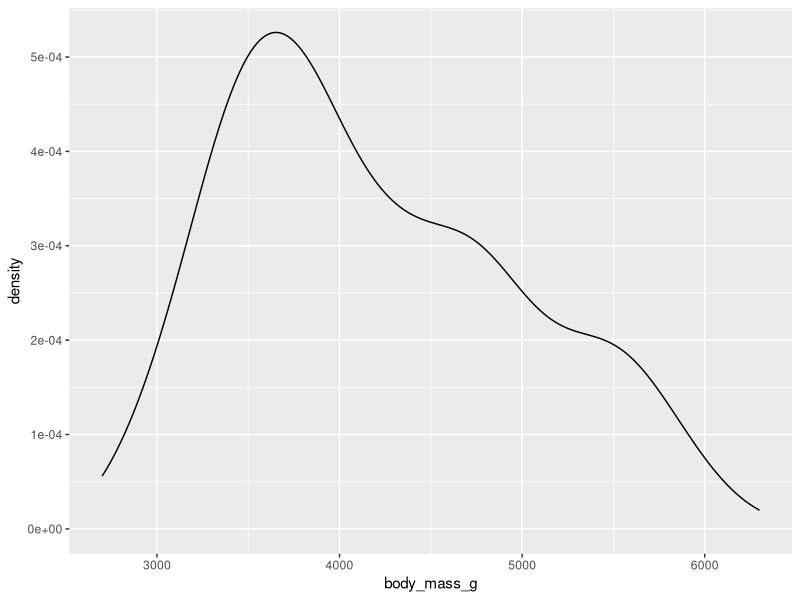
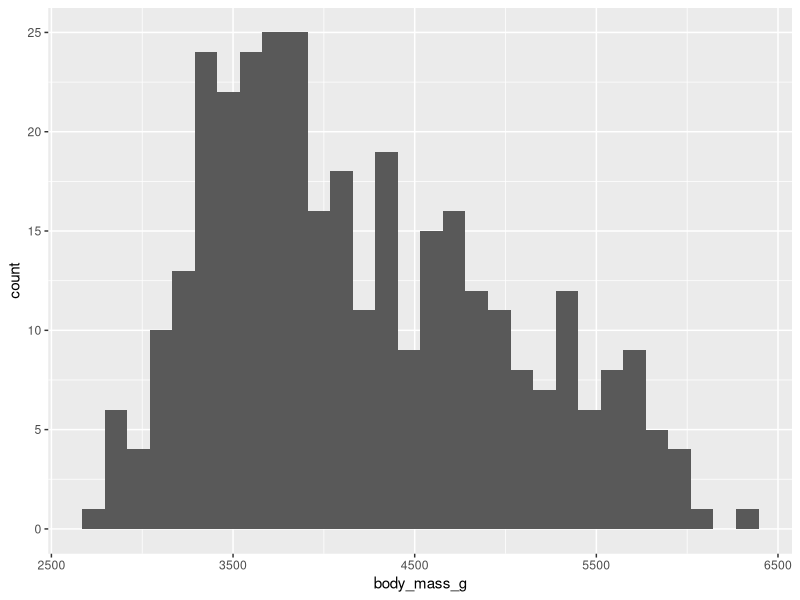
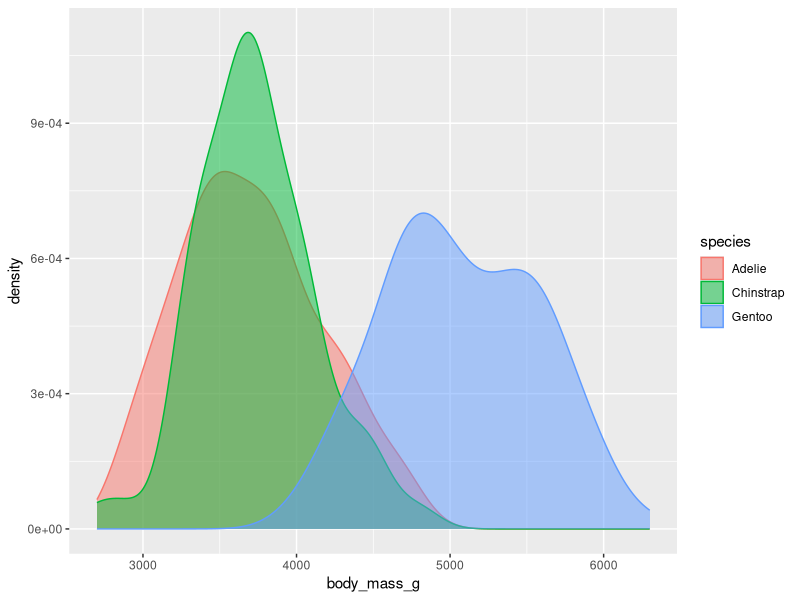
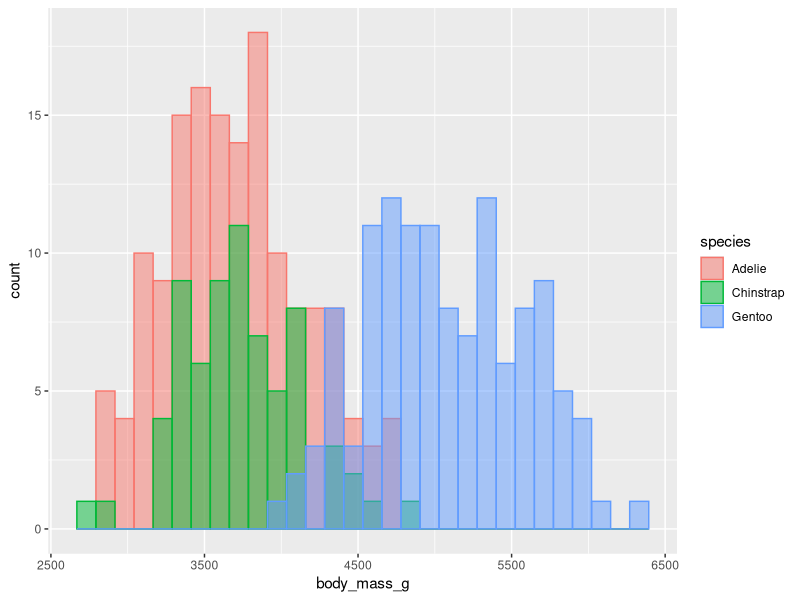
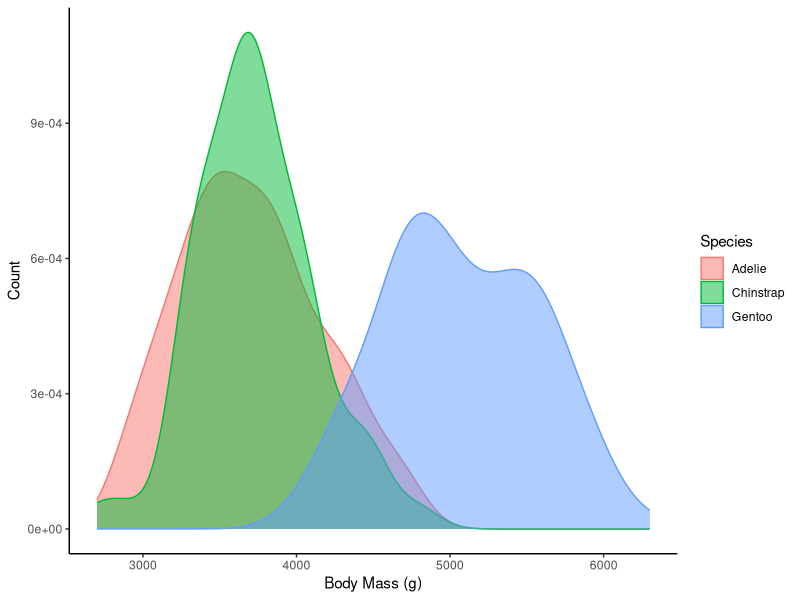
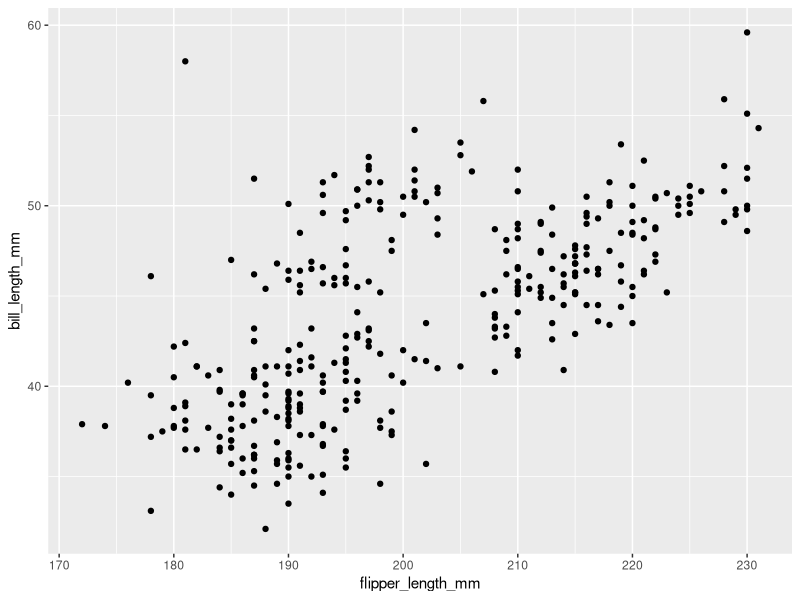
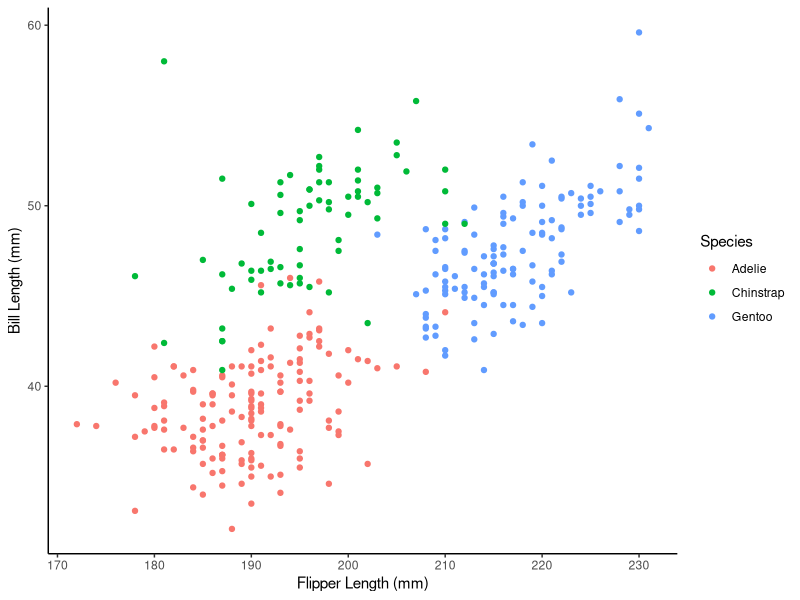

Write R code to recreate these figures, in order.
## ---- chunk 1
knitr::opts_chunk$set(echo = TRUE)
## ---- chunk 2
library(tidyverse)
library(palmerpenguins)
## ---- chunk 3
penguins <- penguins
## ---- chunk 4
head(penguins)
## ---- chunk 5
ggplot(penguins, aes(body_mass_g)) +
  geom_density()

# OR 
ggplot(penguins, aes(body_mass_g)) +
  geom_histogram()

## ---- chunk 6
ggplot(penguins, aes(body_mass_g, color = species, fill = species)) +
  geom_density(alpha = 0.5)

# OR #

ggplot(penguins, aes(body_mass_g, color = species, fill = species)) +
  geom_histogram(alpha = 0.5, position = "identity")

## ---- chunk 7
ggplot(penguins, aes(body_mass_g, color = species, fill = species)) +
  geom_density(alpha = 0.5) +
  labs(x = "Body Mass (g)",
       y = "Count",
       color = "Species",
       fill = "Species") +
  theme_classic() # any theme is fine

# also fine if they use the xlab, ylab, scale_color_discrete, and scale_fill_discrete functions to relabel stuff
## ---- chunk 8
ggplot(penguins, aes(flipper_length_mm, bill_length_mm)) +
  geom_point()
## ---- chunk 9
ggplot(penguins, aes(flipper_length_mm, bill_length_mm, color = species)) +
  geom_point() + 
  labs(x = "Flipper Length (mm)",
       y = "Bill Length (mm)",
       color = "Species") +
  theme_classic() # any theme is fine

# also fine if they use the xlab, ylab, scale_color_discrete, and scale_fill_discrete functions to relabel stuff
